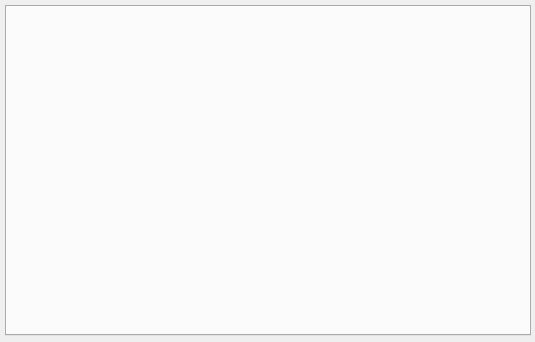
<?xml version="1.0" encoding="UTF-8"?>
<ui version="4.0">
 <class>ComputeDeviceInformationWidget</class>
 <widget class="QWidget" name="ComputeDeviceInformationWidget">
  <property name="geometry">
   <rect>
    <x>0</x>
    <y>0</y>
    <width>535</width>
    <height>342</height>
   </rect>
  </property>
  <property name="windowTitle">
   <string>GPU Device Information</string>
  </property>
  <widget class="QTabWidget" name="tabWidget">
   <property name="geometry">
    <rect>
     <x>5</x>
     <y>5</y>
     <width>526</width>
     <height>331</height>
    </rect>
   </property>
   <property name="tabPosition">
    <enum>QTabWidget::North</enum>
   </property>
   <property name="tabShape">
    <enum>QTabWidget::Rounded</enum>
   </property>
   <property name="currentIndex">
    <number>-1</number>
   </property>
   <property name="documentMode">
    <bool>false</bool>
   </property>
   <property name="tabsClosable">
    <bool>false</bool>
   </property>
  </widget>
 </widget>
 <resources/>
 <connections/>
 <slots>
  <slot>onSaveDeviceConfiguration()</slot>
 </slots>
</ui>
